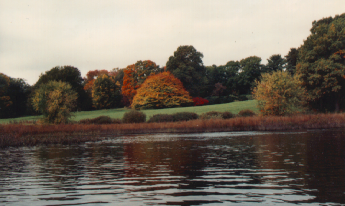
%> input picture 1A/Proba/TP2/autumn.tif, 345 x 206 px
$ octave exercice_1.m   (GNU Octave 9; MATLAB toolbox functions it lacks are replaced by stand-ins)
%> lines starting %> are read from the running program, lines starting %| are printed output that depends on the picture
### 1A/Proba/TP2/fonctions_TP2_proba.m

% TP2 de Probabilites : fonctions a completer et rendre sur Moodle
% Nom :
% Prenom :
% Groupe : 1SN-

function varargout = fonctions_TP2_proba(nom_fonction,varargin)

    switch nom_fonction
        case 'calcul_histogramme_image'
            [varargout{1},varargout{2},varargout{3}] = calcul_histogramme_image(varargin{:});
        case 'vectorisation_par_colonne'
            [varargout{1},varargout{2}] = vectorisation_par_colonne(varargin{:});
        case 'calcul_parametres_correlation'
            [varargout{1},varargout{2},varargout{3}] = calcul_parametres_correlation(varargin{:});
        case 'decorrelation_colonnes'
            varargout{1} = decorrelation_colonnes(varargin{:});
        case 'encodage_image'
            varargout{1} = encodage_image(varargin{:});
        case 'coeff_compression'
            varargout{1} = coeff_compression(varargin{:});
        case 'gain_compression'
            varargout{1} = gain_compression(varargin{:});
    end

end

% Fonction calcul_histogramme_image (exercice_1.m) ------------------------
function [histogramme, I_min, I_max] = calcul_histogramme_image(I)
    I_min = min(I,[],'all');
    I_max = max(I,[],'all');
    histogramme = histcounts(I,(I_min:I_max+1));

end

% Fonction vectorisation_par_colonne (exercice_1.m) -----------------------
function [Vg,Vd] = vectorisation_par_colonne(I)
    [n m] = size(I);
    I_vectorize = I(:);
    Vd = I_vectorize(1:n*m-n);
    Vg = I_vectorize(n+1:end);


end

% Fonction calcul_parametres_correlation (exercice_1.m) -------------------
function [r,a,b] = calcul_parametres_correlation(Vd,Vg)
    [n,~] = size(Vd);
    x_barre = sum(Vg)/n;
    y_barre = sum(Vd)/n;
    sigma_x = sqrt(sum((Vg-x_barre).^2)/n);
    sigma_y = sqrt(sum((Vd-y_barre).^2)/n);
    sigma_xy = sum(dot(Vg,Vd))/n-x_barre*y_barre;
    r = sigma_xy/(sigma_x*sigma_y);
    a = sigma_xy/(sigma_x^2);
    b = y_barre - a*x_barre;


end

% Fonction decorrelation_colonnes (exercice_2.m) --------------------------
% [9 lines left out: function decorrelation_colonnes, not called in this run]

% Fonction encodage_image (exercice_3.m) ----------------------------------
% [8 lines left out: function encodage_image, not called in this run]

% Fonction coeff_compression (exercice_3.m) -------------------------------
% [5 lines left out: function coeff_compression, not called in this run]

% Fonction coeff_compression (exercice_3.m) -------------------------------
% [5 lines left out: function gain_compression, not called in this run]

### 1A/Proba/TP2/exercice_1.m
clear;
close all;
clc;

taille_ecran = get(0,'ScreenSize');
L = taille_ecran(3);
H = taille_ecran(4);

% Lecture d'une image interne a Matlab et conversion en doubles :
I = rgb2gray(imread('autumn.tif'));
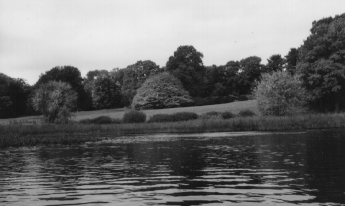
%> I: size 206x345 uint8; min 19, max 239, mean 111.7
I = double(I);
%> I: size 206x345 double

% Affichage de l'image :
figure('Position',[0.1*L,0.05*H,0.8*L,0.7*H]);
subplot(2,2,1)
    imagesc(I);
    axis image off;
    colormap gray;
    set(gca,'FontSize',20);
    title('Exemple d''image interne a Matlab')

% Affichage de l'histogramme de l'image :
[histogramme, I_min, I_max] = fonctions_TP2_proba('calcul_histogramme_image',I);
%> in calcul_histogramme_image, `I_min = min(I,[],'all');`: I_min = 19
%> in calcul_histogramme_image, `I_max = max(I,[],'all');`: I_max = 239
%> in calcul_histogramme_image, `histogramme = histcounts(I,(I_min:I_max+1));`: histogramme = 221 values, max 2190 at index 211, min 2 at index 163, mean 321.6
%> I_min = 19; I_max = 239
subplot(2,2,3)
    plot(I_min:I_max,histogramme,'r');
    axis([0 255 0 1.1*max(histogramme)]);
    xlabel('Niveau de gris','FontSize',15);
    ylabel('Frequence','FontSize',15);
    set(gca,'FontSize',20);
    title('Histogramme des niveaux de gris')

% Calcul de vecteurs contenant les niveaux de gris de gauche (de droite) d'une paire de pixels :
[Vd,Vg] = fonctions_TP2_proba('vectorisation_par_colonne',I);

% Affichage des paires de niveaux de gris sous la forme d'un nuage de points :
subplot(1,2,2)
    plot(Vd,Vg,'b+');
    axis([0 255 0 255]);
    xlabel('Niveau de gris du pixel de droite','FontSize',15);
    ylabel('Niveau de gris du pixel de gauche','FontSize',15);
    hold on;
    set(gca,'FontSize',20);
    axis equal;
    title('Mise en evidence de la correlation entre pixels voisins')

% Calcul des parametres de la droite de regression :
[r,a,b] = fonctions_TP2_proba('calcul_parametres_correlation',Vd,Vg);
%> in calcul_parametres_correlation, `y_barre = sum(Vd)/n;`: y_barre = 111.7
%> in calcul_parametres_correlation, `sigma_y = sqrt(sum((Vd-y_barre).^2)/n);`: sigma_y = 78.98
%> in calcul_parametres_correlation, `sigma_xy = sum(dot(Vg,Vd))/n-x_barre*y_barre;`: sigma_xy = 6198.8
%> in calcul_parametres_correlation, `r = sigma_xy/(sigma_x*sigma_y);`: r = 0.993
%> in calcul_parametres_correlation, `b = y_barre - a*x_barre;`: b = 0.584
%> r = 0.993; a = 0.993; b = 0.584
fprintf('Coefficient de correlation lineaire : %.4f\n',r);
%| Coefficient de correlation lineaire : 0.9934

% Affichage de la droite de regression (d'equation y = a*x+b) :
x = 0:255;
y = a*x+b;
%> y = 256 values from 0.584 to 253.9
plot(x,y,'r','LineWidth',3);
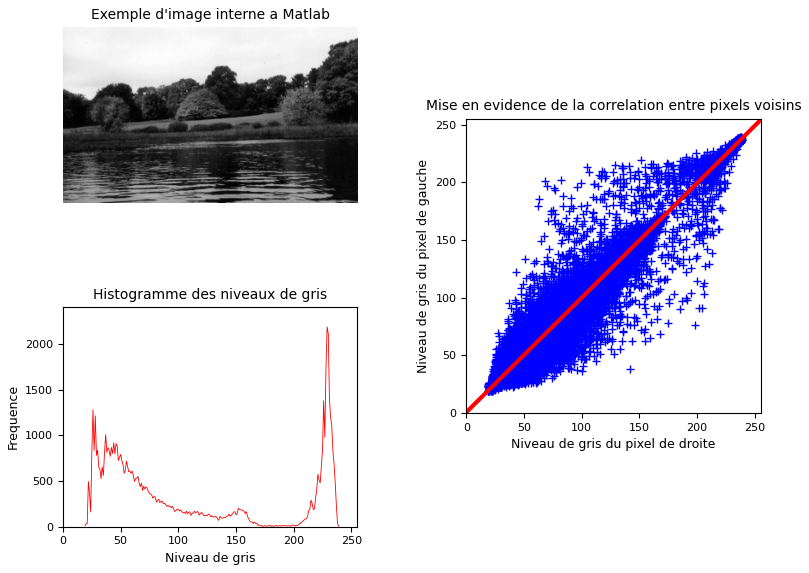
%> figure redrawn from the program's plot data, 3 panels
